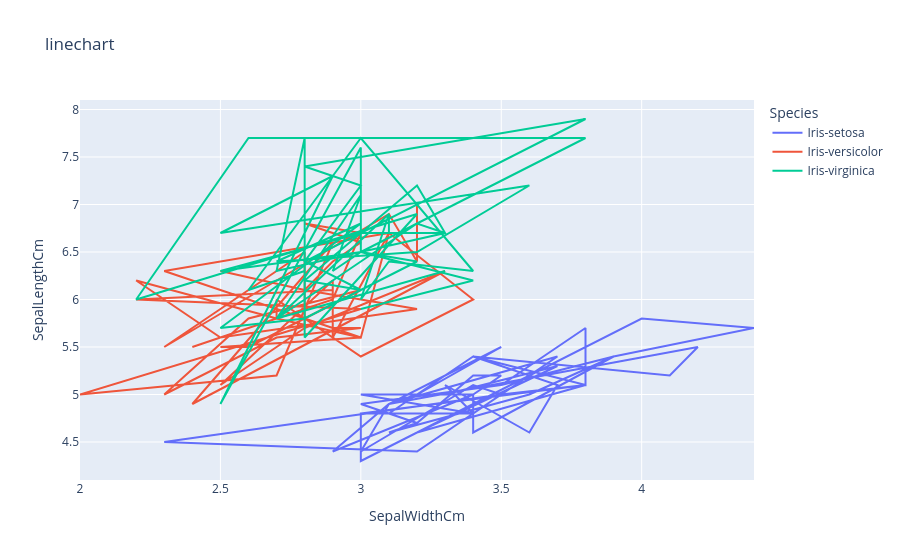

This figure's notebook cell:
### Code cell
import pandas as pd
import plotly.express as px

df = pd.read_csv(r"C:\Users\ASUS\Downloads\Iris.csv")

df.head()

fig = px.line(
    df,
    title="linechart",
    x="SepalWidthCm",
    y="SepalLengthCm",
    color="Species"
)

fig.show()

### Figure 1 — Plotly figure (JSON) as saved in the notebook; plotly's stock layout.template omitted (floating-point values rounded to 4 significant figures)
{"data": [{"hovertemplate": "Species=Iris-setosa<br>SepalWidthCm=%{x}<br>SepalLengthCm=%{y}<extra></extra>", "legendgroup": "Iris-setosa", "line": {"color": "#636efa", "dash": "solid"}, "marker": {"symbol": "circle"}, "mode": "lines", "name": "Iris-setosa", "orientation": "v", "showlegend": true, "type": "scatter", "x": [3.5, 3.0, 3.2, 3.1, 3.6, 3.9, 3.4, 3.4, 2.9, 3.1, 3.7, 3.4, 3.0, 3.0, 4.0, 4.4, 3.9, 3.5, 3.8, 3.8, 3.4, 3.7, 3.6, 3.3, 3.4, 3.0, 3.4, 3.5, 3.4, 3.2, 3.1, 3.4, 4.1, 4.2, 3.1, 3.2, 3.5, 3.1, 3.0, 3.4, 3.5, 2.3, 3.2, 3.5, 3.8, 3.0, 3.8, 3.2, 3.7, 3.3], "xaxis": "x", "y": [5.1, 4.9, 4.7, 4.6, 5.0, 5.4, 4.6, 5.0, 4.4, 4.9, 5.4, 4.8, 4.8, 4.3, 5.8, 5.7, 5.4, 5.1, 5.7, 5.1, 5.4, 5.1, 4.6, 5.1, 4.8, 5.0, 5.0, 5.2, 5.2, 4.7, 4.8, 5.4, 5.2, 5.5, 4.9, 5.0, 5.5, 4.9, 4.4, 5.1, 5.0, 4.5, 4.4, 5.0, 5.1, 4.8, 5.1, 4.6, 5.3, 5.0], "yaxis": "y"}, {"hovertemplate": "Species=Iris-versicolor<br>SepalWidthCm=%{x}<br>SepalLengthCm=%{y}<extra></extra>", "legendgroup": "Iris-versicolor", "line": {"color": "#EF553B", "dash": "solid"}, "marker": {"symbol": "circle"}, "mode": "lines", "name": "Iris-versicolor", "orientation": "v", "showlegend": true, "type": "scatter", "x": [3.2, 3.2, 3.1, 2.3, 2.8, 2.8, 3.3, 2.4, 2.9, 2.7, 2.0, 3.0, 2.2, 2.9, 2.9, 3.1, 3.0, 2.7, 2.2, 2.5, 3.2, 2.8, 2.5, 2.8, 2.9, 3.0, 2.8, 3.0, 2.9, 2.6, 2.4, 2.4, 2.7, 2.7, 3.0, 3.4, 3.1, 2.3, 3.0, 2.5, 2.6, 3.0, 2.6, 2.3, 2.7, 3.0, 2.9, 2.9, 2.5, 2.8], "xaxis": "x", "y": [7.0, 6.4, 6.9, 5.5, 6.5, 5.7, 6.3, 4.9, 6.6, 5.2, 5.0, 5.9, 6.0, 6.1, 5.6, 6.7, 5.6, 5.8, 6.2, 5.6, 5.9, 6.1, 6.3, 6.1, 6.4, 6.6, 6.8, 6.7, 6.0, 5.7, 5.5, 5.5, 5.8, 6.0, 5.4, 6.0, 6.7, 6.3, 5.6, 5.5, 5.5, 6.1, 5.8, 5.0, 5.6, 5.7, 5.7, 6.2, 5.1, 5.7], "yaxis": "y"}, {"hovertemplate": "Species=Iris-virginica<br>SepalWidthCm=%{x}<br>SepalLengthCm=%{y}<extra></extra>", "legendgroup": "Iris-virginica", "line": {"color": "#00cc96", "dash": "solid"}, "marker": {"symbol": "circle"}, "mode": "lines", "name": "Iris-virginica", "orientation": "v", "showlegend": true, "type": "scatter", "x": [3.3, 2.7, 3.0, 2.9, 3.0, 3.0, 2.5, 2.9, 2.5, 3.6, 3.2, 2.7, 3.0, 2.5, 2.8, 3.2, 3.0, 3.8, 2.6, 2.2, 3.2, 2.8, 2.8, 2.7, 3.3, 3.2, 2.8, 3.0, 2.8, 3.0, 2.8, 3.8, 2.8, 2.8, 2.6, 3.0, 3.4, 3.1, 3.0, 3.1, 3.1, 3.1, 2.7, 3.2, 3.3, 3.0, 2.5, 3.0, 3.4, 3.0], "xaxis": "x", "y": [6.3, 5.8, 7.1, 6.3, 6.5, 7.6, 4.9, 7.3, 6.7, 7.2, 6.5, 6.4, 6.8, 5.7, 5.8, 6.4, 6.5, 7.7, 7.7, 6.0, 6.9, 5.6, 7.7, 6.3, 6.7, 7.2, 6.2, 6.1, 6.4, 7.2, 7.4, 7.9, 6.4, 6.3, 6.1, 7.7, 6.3, 6.4, 6.0, 6.9, 6.7, 6.9, 5.8, 6.8, 6.7, 6.7, 6.3, 6.5, 6.2, 5.9], "yaxis": "y"}], "layout": {"legend": {"title": {"text": "Species"}, "tracegroupgap": 0}, "title": {"text": "linechart"}, "xaxis": {"anchor": "y", "domain": [0, 1], "title": {"text": "SepalWidthCm"}}, "yaxis": {"anchor": "x", "domain": [0, 1], "title": {"text": "SepalLengthCm"}}}}
